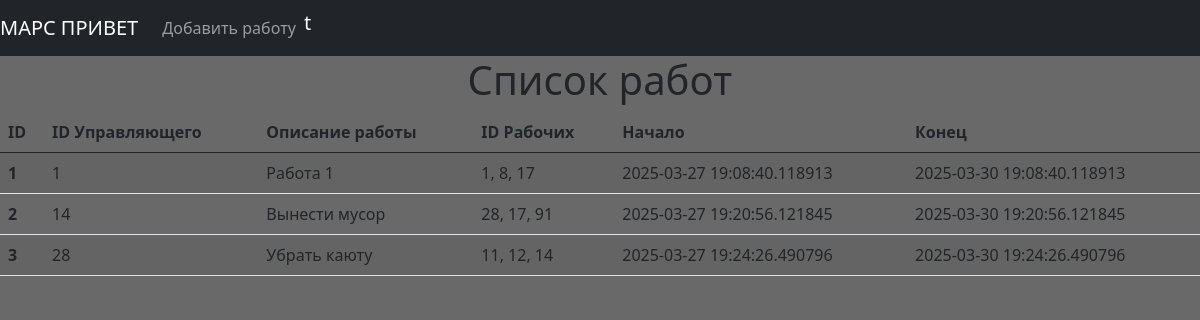
Page /index (signed in) on the committed database.
### data/users.py (models this page shows, shortened)
class User(SqlAlchemyBase, UserMixin):
    __tablename__ = 'users'
    id = sqlalchemy.Column(sqlalchemy.Integer,
                           primary_key=True, autoincrement=True)
    surname = sqlalchemy.Column(sqlalchemy.String, nullable=True)
    name = sqlalchemy.Column(sqlalchemy.String, nullable=True)
    age = sqlalchemy.Column(sqlalchemy.Integer, nullable=True)
    position = sqlalchemy.Column(sqlalchemy.String, nullable=True)
    speciality = sqlalchemy.Column(sqlalchemy.String, nullable=True)
    address = sqlalchemy.Column(sqlalchemy.String, nullable=True)
    email = sqlalchemy.Column(sqlalchemy.String,
                              index=True, unique=True, nullable=True)
    hashed_password = sqlalchemy.Column(sqlalchemy.String, nullable=True)
    modified_date = sqlalchemy.Column(sqlalchemy.DateTime,
                                      default=datetime.datetime.now)

### data/jobs.py (models this page shows)
class Jobs(SqlAlchemyBase):
    __tablename__ = 'jobs'
    id = sqlalchemy.Column(sqlalchemy.Integer,
                           primary_key=True, autoincrement=True)
    team_leader = sqlalchemy.Column(sqlalchemy.Integer, sqlalchemy.ForeignKey("users.id"), nullable=True)
    job = sqlalchemy.Column(sqlalchemy.String, nullable=True)
    work_size = sqlalchemy.Column(sqlalchemy.Integer, nullable=True)
    collaborators = sqlalchemy.Column(sqlalchemy.String, nullable=True)
    start_date = sqlalchemy.Column(sqlalchemy.DateTime, nullable=True)
    end_date = sqlalchemy.Column(sqlalchemy.DateTime, nullable=True)
    is_finished = sqlalchemy.Column(sqlalchemy.Boolean, nullable=True)

### main.py (the view)
@app.route('/')
@app.route('/index')
def index():
    db_sess = db_session.create_session()
    jobs = db_sess.query(Jobs).all()
    db_sess.commit()
    return render_template('all_jobs.html', jobs=jobs)

### data/db_session.py (called while the page is built)
def create_session() -> Session:
    global __factory
    return __factory()

### main.py (called while the page is built)
@login_manager.user_loader
def load_user(user_id):
    db_sess = db_session.create_session()
    return db_sess.query(User).get(user_id)

### templates/all_jobs.html (shortened to what this page needs)
{% extends "base.html" %}
{% block content %}
<h1 align="center">Список работ</h1>
<table class="table table-striped">
  <thead>
    <tr>
      <th>ID</th>
      <th>ID Управляющего</th>
      <th>Описание работы</th>
      <th>ID Рабочих</th>
      <th>Начало</th>
      <th>Конец</th>
    </tr>
  </thead>
    <tbody>
        {% for item in jobs%}
      <tr>
            <th scope="row">{{item.id}}</th>
            <td>{{item.team_leader}}</td>
            <td>{{item.job}}</td>
            <td>{{item.collaborators}}</td>
            <td>{{item.start_date}}</td>
            <td>{{item.end_date}}</td>
        </tr>
    {% endfor %}
    </tbody>
</table>
{% endblock %}

### templates/base.html (shortened to what this page needs)
<!DOCTYPE html>
<html lang="en">
    <head>
                    <link rel="stylesheet"
                    href="https://cdn.jsdelivr.net/npm/bootstrap@5.0.0-beta1/dist/css/bootstrap.min.css"
>
    </head>
    <body style="background-color: #696969">
    <nav class="navbar navbar-expand-lg navbar-dark bg-dark">
  <a class="navbar-brand" href="/"> МАРС ПРИВЕТ</a>
  <div class="collapse navbar-collapse" id="navbarSupportedContent">
    <ul class="navbar-nav mr-auto">
      <li class="nav-item">
        <a class="nav-link" href="/addjob">Добавить работу</a>
      </li>
        <li class="nav-item">
            {% if current_user.is_authenticated %}
    <a class="navbar-brand" href="/logout">{{ current_user.name }}</a>
{% else %}
    <p align="right">
        <a class="btn btn-danger " href="/register">Зарегистрироваться</a>
        <a class="btn btn-success" href="/login">Войти</a>
    </p>
{% endif %}
        </li>
    </ul>
  </div>
</nav>
    {% block content %} {% endblock %}
    </body>

### rows in the picture
User: name "t"
Jobs: id "1", team_leader "1", job "Работа 1", collaborators "1, 8, 17", start_date "2025-03-27 19:08:40.118913", end_date "2025-03-30 19:08:40.118913"
Jobs: id "2", team_leader "14", job "Вынести мусор", collaborators "28, 17, 91", start_date "2025-03-27 19:20:56.121845", end_date "2025-03-30 19:20:56.121845"
Jobs: id "3", team_leader "28", job "Убрать каюту", collaborators "11, 12, 14", start_date "2025-03-27 19:24:26.490796", end_date "2025-03-30 19:24:26.490796"
